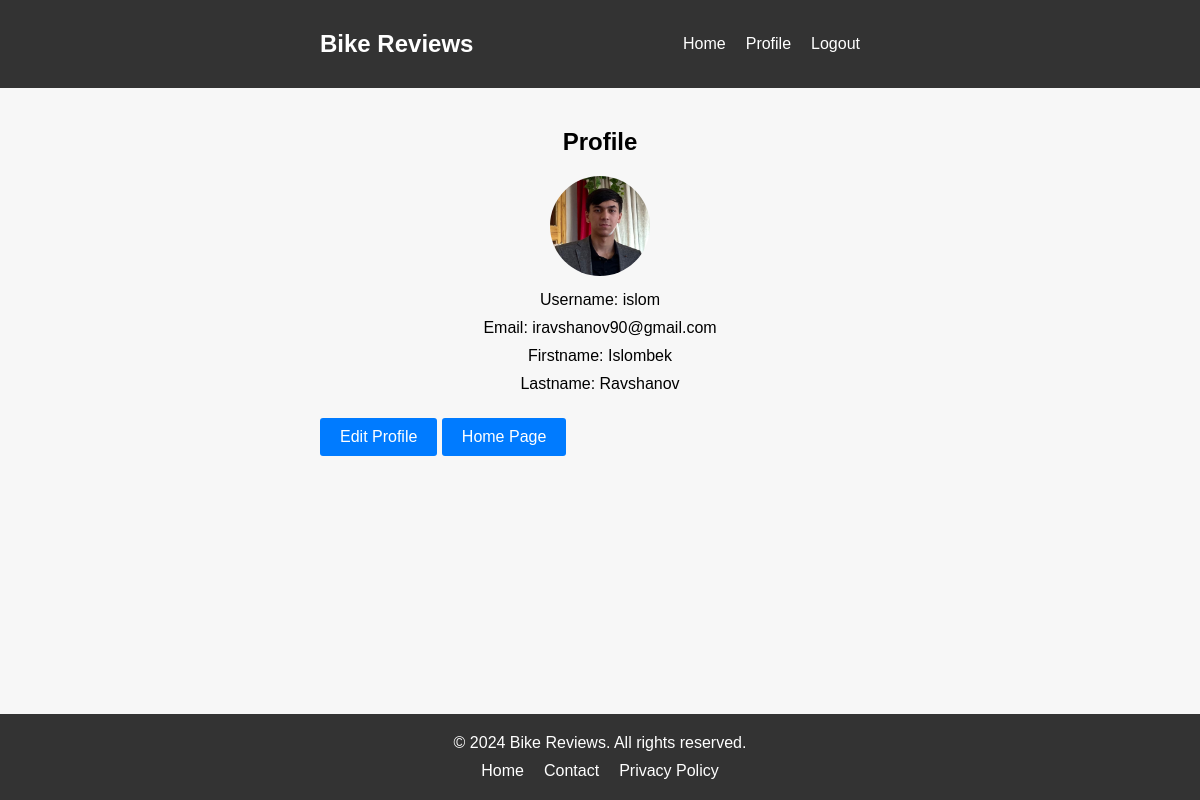
/users/profile/ (signed in), run on the app's committed database.
### users/models.py (models this page shows, shortened)
class Users(AbstractUser):
    image = models.ImageField(
        upload_to='users_img/',
        blank=True, null=True,
        default='default_img/default.png',
    )
    class Meta:
        db_table = 'users'

### users/views.py (the view)
# urls.py: path('profile/', ProfileView.as_view(), name='profile'),
class ProfileView(View):
    def get(self, request):
        return render(request, 'profile.html')

### users/templates/profile.html (shortened to what this page needs)
{% extends 'base.html' %}
{% block content %}
<div class="container">
    <h2>Profile</h2>
    <div class="profile-info">
        <img src="{{ user.image.url }}" alt="user-img" width="100px">
        <p>Username: {{ user.username }}</p>
        <p>Email: {{ user.email }}</p>
        <p>Firstname: {{ user.first_name }}</p>
        <p>Lastname: {{ user.last_name }}</p>
    </div>
    <a href="{% url 'users:profile-edit' %}" class="btn btn-primary">Edit Profile</a>
    <a href="{% url 'bikes:home' %}" class="btn btn-secondary">Home Page</a>
</div>
{% endblock content %}

### staticfiles/base.css (style rules this page uses)
* { margin: 0; padding: 0; box-sizing: border-box; }
body { font-family: Arial, sans-serif; background-color: #f7f7f7; }
.container { max-width: 1200px; margin: 0 auto; padding: 0 20px; }

### templates/base.html (style rules this page uses)
body, h1, h2, h3, p, ul, li { margin: 0; padding: 0; }
html { height: 100%; }
body { display: flex; flex-direction: column; min-height: 100vh; }

### users/templates/profile.html (style rules this page uses)
.container { max-width: 600px; margin: 0 auto; padding: 20px; }
h2 { text-align: center; margin-bottom: 20px; }
.profile-info { display: flex; flex-direction: column; align-items: center; margin-bottom: 20px; }
.profile-info img { border-radius: 50%; margin-bottom: 10px; }
.profile-info p { margin: 5px 0; }
.btn { display: inline-block; padding: 10px 20px; background-color: #007bff; color: #fff; text-decoration: none; border: none; border-radius: 3px; font-size: 16px; cursor: pointer; }

### data on the page
Users: image (picture), username "islom", email "iravshanov90@gmail.com", first_name "Islombek", last_name "Ravshanov"
